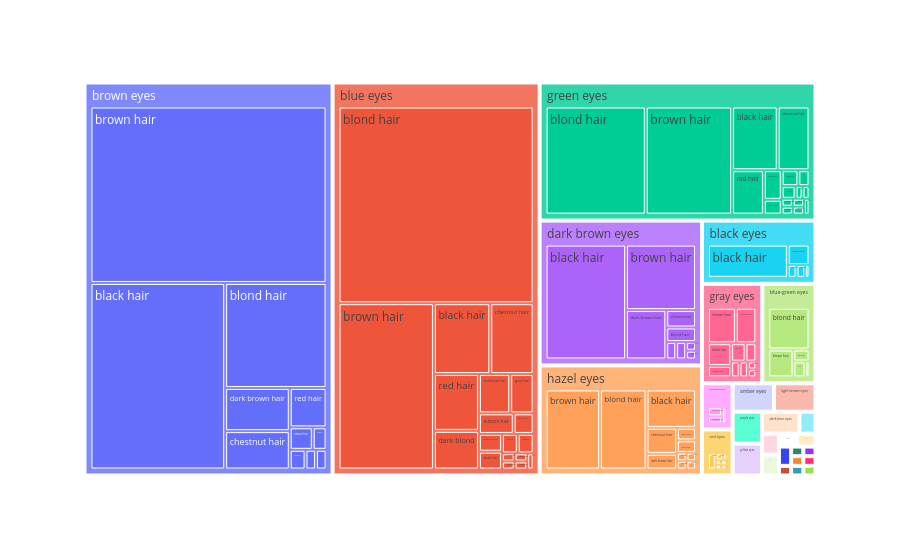

The notebook cell saved with this chart:
### Code cell
fig = px.treemap(table, path=['eyes', 'hairColorLabel'], values='count')
fig.show()

### Figure 1 — Plotly figure (JSON) as saved in the notebook; plotly's stock layout.template omitted (floating-point values rounded to 4 significant figures; data arrays with more than 128 entries replaced by an {"elided": "..."} marker saying what was removed)
{"data": [{"branchvalues": "total", "domain": {"x": [0, 1], "y": [0, 1]}, "hovertemplate": "labels=%{label}<br>count=%{value}<br>parent=%{parent}<br>id=%{id}<extra></extra>", "ids": {"elided": "174 str values"}, "labels": {"elided": "174 str values"}, "name": "", "parents": {"elided": "174 str values"}, "type": "treemap", "values": {"elided": "174 int values"}}], "layout": {"legend": {"tracegroupgap": 0}, "margin": {"t": 60}}}
